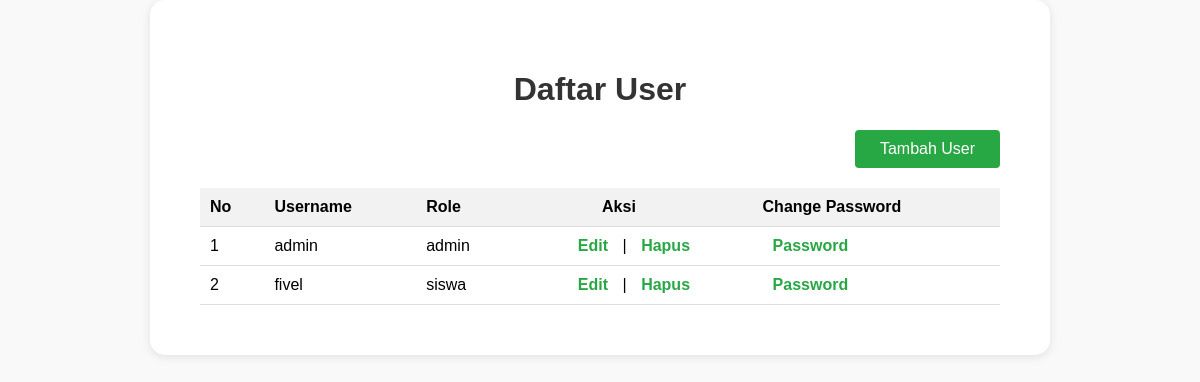
Screenshot of /user.php with the database file from the repository.
### tables this page shows
CREATE TABLE `user` (
  `id_user` int(11) NOT NULL,
  `username` varchar(100) NOT NULL,
  `password` varchar(100) NOT NULL,
  `role` enum('admin','siswa') NOT NULL,
  `id_siswa` int(11) DEFAULT NULL
);

### user.php (the view, shortened to what this page needs)
<?php
include 'koneksi.php';
$query = "SELECT * FROM user";
$result = $conn->query($query);
?>
<!DOCTYPE html>
<html lang="id">
<head>
</head>
<body>
    <div class="container">
        <h1><strong>Daftar User</strong></h1>
        <a href="add_user.php" class="button">Tambah User</a>
        <table>
            <thead>
                <tr>
                    <th>No</th>
                    <th>Username</th>
                    <th>Role</th>
                    <th class="aksi-header">Aksi</th>
                    <th>Change Password</th>
                </tr>
            </thead>
            <tbody>
                <?php
                $no = 1;
                if ($result->num_rows > 0) {
                    while ($row = $result->fetch_assoc()) {
                        echo "<tr>";
                        echo "<td>{$no}</td>";
                        echo "<td>{$row['username']}</td>";
                        echo "<td>{$row['role']}</td>";
                        echo "<td class='aksi-container'>
                                <a href='edit_user.php?id={$row['id_user']}' class='action-button'>Edit</a> |
                                <a href='delete_user.php?id={$row['id_user']}' class='action-button' onclick='return confirm(\"Apakah anda yakin ingin menghapus data ini?\")'>Hapus</a>
                              </td>";
                        echo "<td>
                                <a href='change_password.php?id={$row['id_user']}' class='action-button'>Password</a>
                              </td>";
                        echo "</tr>";
                        $no++;
                    }
                } else {
                    echo "<tr><td colspan='5'>Tidak ada data user</td></tr>";
                }
                ?>
            </tbody>
        </table>
    </div>
</body>
</html>

### user.php (style rules this page uses)
body { font-family: Arial, sans-serif; background-color: #f9f9f9; margin: 0; }
.container { width: 800px; margin: auto; background: white; padding: 50px; border-radius: 15px; box-shadow: 0 2px 10px rgba(0, 0, 0, 0.1); }
h1 { text-align: center; color: #333; }
table { width: 100%; border-collapse: collapse; margin-top: 20px; }
th, td { padding: 10px; text-align: left; border-bottom: 1px solid #ddd; }
th { background-color: #f2f2f2; }
a { text-decoration: none; color: #28a745; }
.button { background-color: #28a745; color: white; border: none; padding: 10px; border-radius: 4px; cursor: pointer; margin: 10px 0; display: block; text-align: center; width: 125px; margin-left: auto; }
.action-button { color: #28a745; font-weight: 600; border: none; padding: 5px 10px; border-radius: 5px; background-color: transparent; cursor: pointer; transition: color 0.3s ease; }
.aksi-container { text-align: center; }
.aksi-header { text-align: center; padding-right: 40px; }

### rows the page displays
user: username "admin", role "admin"
user: username "fivel", role "siswa"
